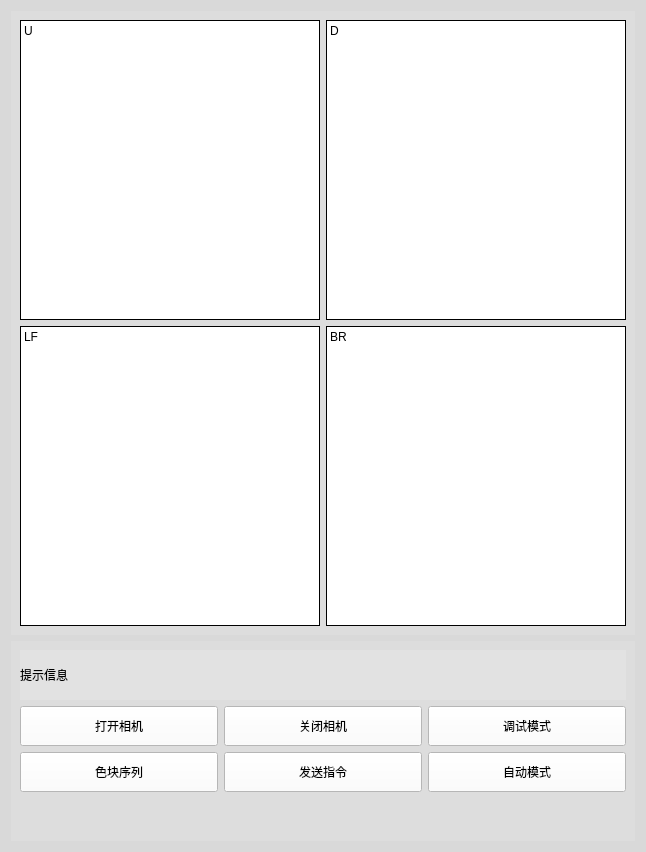
    <widget class="QWidget" name="widget_left" native="true">
     <property name="styleSheet">
      <string notr="true">background-color: rgb(217, 217, 217);</string>
     </property>
     <layout class="QVBoxLayout" name="verticalLayout" stretch="5,2">
      <item>
       <widget class="QWidget" name="cameraArea" native="true">
        <property name="styleSheet">
         <string notr="true">background-color: rgb(221, 221, 221);</string>
        </property>
        <layout class="QGridLayout" name="gridLayout_3">
         <item row="0" column="0">
          <widget class="MyLabel" name="camera_U">
           <property name="sizePolicy">
            <sizepolicy hsizetype="Fixed" vsizetype="Fixed">
             <horstretch>0</horstretch>
             <verstretch>0</verstretch>
            </sizepolicy>
           </property>
           <property name="minimumSize">
            <size>
             <width>300</width>
             <height>300</height>
            </size>
           </property>
           <property name="maximumSize">
            <size>
             <width>300</width>
             <height>300</height>
            </size>
           </property>
           <property name="baseSize">
            <size>
             <width>0</width>
             <height>0</height>
            </size>
           </property>
           <property name="styleSheet">
            <string notr="true">background-color: rgb(255, 255, 255);</string>
           </property>
           <property name="frameShape">
            <enum>QFrame::Panel</enum>
           </property>
           <property name="text">
            <string>U</string>
           </property>
           <property name="alignment">
            <set>Qt::AlignLeading|Qt::AlignLeft|Qt::AlignTop</set>
           </property>
          </widget>
         </item>
         <item row="1" column="1">
          <widget class="MyLabel" name="camera_BR">
           <property name="sizePolicy">
            <sizepolicy hsizetype="Fixed" vsizetype="Fixed">
             <horstretch>0</horstretch>
             <verstretch>0</verstretch>
            </sizepolicy>
           </property>
           <property name="minimumSize">
            <size>
             <width>300</width>
             <height>300</height>
            </size>
           </property>
           <property name="maximumSize">
            <size>
             <width>300</width>
             <height>300</height>
            </size>
           </property>
           <property name="styleSheet">
            <string notr="true">background-color: rgb(255, 255, 255);</string>
           </property>
           <property name="frameShape">
            <enum>QFrame::Panel</enum>
           </property>
           <property name="text">
            <string>BR</string>
           </property>
           <property name="alignment">
            <set>Qt::AlignLeading|Qt::AlignLeft|Qt::AlignTop</set>
           </property>
          </widget>
         </item>
         <item row="0" column="1">
          <widget class="MyLabel" name="camera_D">
           <property name="sizePolicy">
            <sizepolicy hsizetype="Fixed" vsizetype="Fixed">
             <horstretch>0</horstretch>
             <verstretch>0</verstretch>
            </sizepolicy>
           </property>
           <property name="minimumSize">
            <size>
             <width>300</width>
             <height>300</height>
            </size>
           </property>
           <property name="maximumSize">
            <size>
             <width>300</width>
             <height>300</height>
            </size>
           </property>
           <property name="styleSheet">
            <string notr="true">background-color: rgb(255, 255, 255);</string>
           </property>
           <property name="frameShape">
            <enum>QFrame::Panel</enum>
           </property>
           <property name="text">
            <string>D</string>
           </property>
           <property name="alignment">
            <set>Qt::AlignLeading|Qt::AlignLeft|Qt::AlignTop</set>
           </property>
          </widget>
         </item>
         <item row="1" column="0">
          <widget class="MyLabel" name="camera_LF">
           <property name="sizePolicy">
            <sizepolicy hsizetype="Fixed" vsizetype="Fixed">
             <horstretch>0</horstretch>
             <verstretch>0</verstretch>
            </sizepolicy>
           </property>
           <property name="minimumSize">
            <size>
             <width>300</width>
             <height>300</height>
            </size>
           </property>
           <property name="maximumSize">
            <size>
             <width>300</width>
             <height>300</height>
            </size>
           </property>
           <property name="styleSheet">
            <string notr="true">background-color: rgb(255, 255, 255);</string>
           </property>
           <property name="frameShape">
            <enum>QFrame::Panel</enum>
           </property>
           <property name="text">
            <string>LF</string>
           </property>
           <property name="alignment">
            <set>Qt::AlignLeading|Qt::AlignLeft|Qt::AlignTop</set>
           </property>
          </widget>
         </item>
        </layout>
       </widget>
      </item>
      <item>
       <widget class="QWidget" name="controlButtonArea" native="true">
        <property name="styleSheet">
         <string notr="true">background-color: rgb(221, 221, 221);</string>
        </property>
        <layout class="QGridLayout" name="gridLayout_2" rowstretch="1,4,4,2" rowminimumheight="0,0,0,0">
         <item row="2" column="0">
          <widget class="QPushButton" name="getColorBtn">
           <property name="minimumSize">
            <size>
             <width>40</width>
             <height>40</height>
            </size>
           </property>
           <property name="styleSheet">
            <string notr="true">background-color: rgb(255, 255, 255);</string>
           </property>
           <property name="text">
            <string>色块序列</string>
           </property>
           <property name="checkable">
            <bool>true</bool>
           </property>
          </widget>
         </item>
         <item row="2" column="1">
          <widget class="QPushButton" name="sendMessageBtn">
           <property name="minimumSize">
            <size>
             <width>40</width>
             <height>40</height>
            </size>
           </property>
           <property name="styleSheet">
            <string notr="true">background-color: rgb(255, 255, 255);</string>
           </property>
           <property name="text">
            <string>发送指令</string>
           </property>
          </widget>
         </item>
         <item row="1" column="0">
          <widget class="QPushButton" name="openCameraBtn">
           <property name="minimumSize">
            <size>
             <width>40</width>
             <height>40</height>
            </size>
           </property>
           <property name="styleSheet">
            <string notr="true">background-color: rgb(255, 255, 255);</string>
           </property>
           <property name="text">
            <string>打开相机</string>
           </property>
          </widget>
         </item>
         <item row="3" column="1">
          <spacer name="verticalSpacer_2">
           <property name="orientation">
            <enum>Qt::Vertical</enum>
           </property>
           <property name="sizeType">
            <enum>QSizePolicy::Preferred</enum>
           </property>
           <property name="sizeHint" stdset="0">
            <size>
             <width>20</width>
             <height>40</height>
            </size>
           </property>
          </spacer>
         </item>
         <item row="1" column="2">
          <widget class="QPushButton" name="debugBtn">
           <property name="minimumSize">
            <size>
             <width>40</width>
             <height>40</height>
            </size>
           </property>
           <property name="styleSheet">
            <string notr="true">background-color: rgb(255, 255, 255);</string>
           </property>
           <property name="text">
            <string>调试模式</string>
           </property>
           <property name="checkable">
            <bool>true</bool>
           </property>
          </widget>
         </item>
         <item row="1" column="1">
          <widget class="QPushButton" name="closeCameraBtn">
           <property name="minimumSize">
            <size>
             <width>40</width>
             <height>40</height>
            </size>
           </property>
           <property name="styleSheet">
            <string notr="true">background-color: rgb(255, 255, 255);</string>
           </property>
           <property name="text">
            <string>关闭相机</string>
           </property>
          </widget>
         </item>
         <item row="2" column="2">
          <widget class="QPushButton" name="autoBtn">
           <property name="minimumSize">
            <size>
             <width>40</width>
             <height>40</height>
            </size>
           </property>
           <property name="styleSheet">
            <string notr="true">background-color: rgb(255, 255, 255);</string>
           </property>
           <property name="text">
            <string>自动模式</string>
           </property>
           <property name="checkable">
            <bool>true</bool>
           </property>
          </widget>
         </item>
         <item row="0" column="0" colspan="3">
          <widget class="QLabel" name="appBtnResponse">
           <property name="sizePolicy">
            <sizepolicy hsizetype="Preferred" vsizetype="Preferred">
             <horstretch>0</horstretch>
             <verstretch>0</verstretch>
            </sizepolicy>
           </property>
           <property name="minimumSize">
            <size>
             <width>50</width>
             <height>50</height>
            </size>
           </property>
           <property name="styleSheet">
            <string notr="true">background-color: rgb(226, 226, 226);</string>
           </property>
           <property name="text">
            <string>提示信息</string>
           </property>
           <property name="wordWrap">
            <bool>true</bool>
           </property>
          </widget>
         </item>
        </layout>
       </widget>
      </item>
     </layout>
    </widget>
